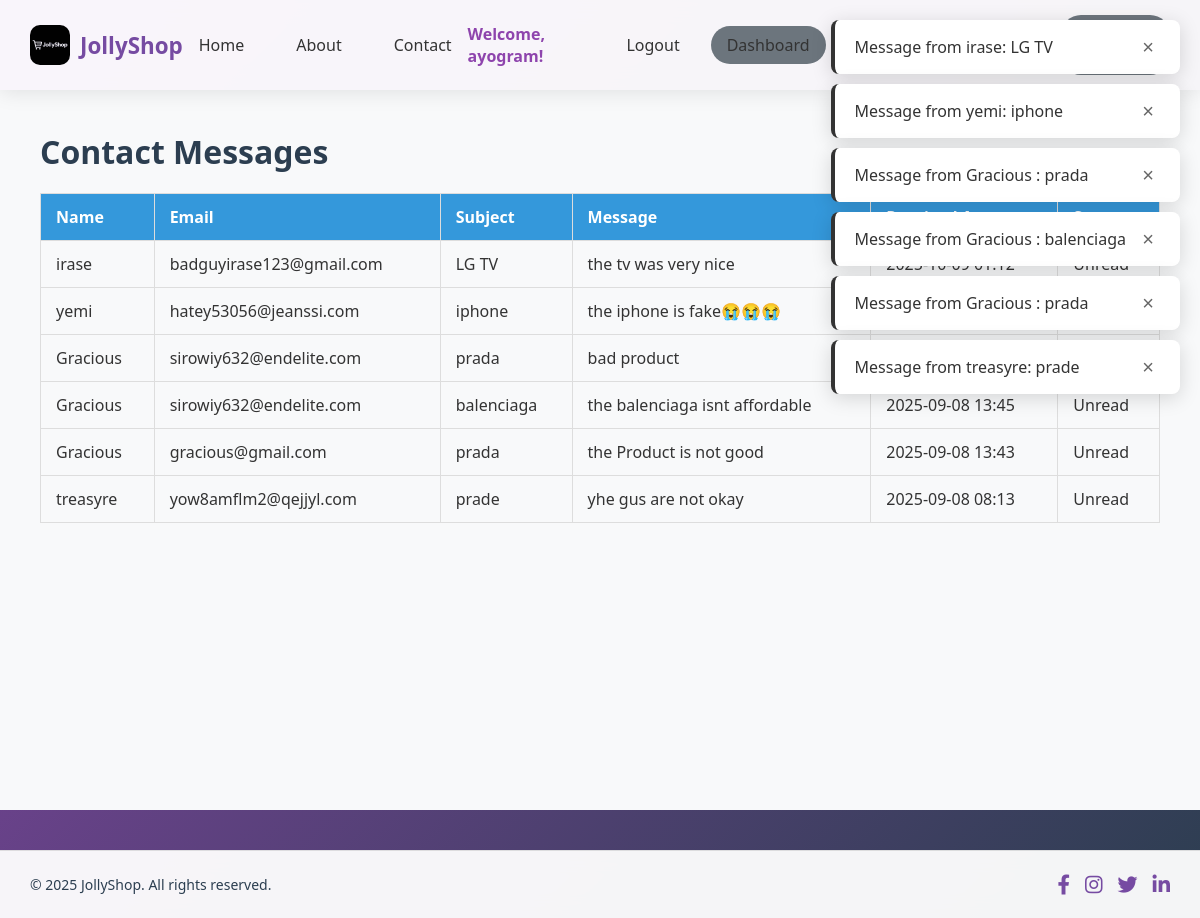
The page /contact-messages/ (signed in) on the database its author committed.
### Mini_catalog/models.py (models this page shows)
class ContactMessage(models.Model):
    name = models.CharField(max_length=100)
    email = models.EmailField()
    subject = models.CharField(max_length=200)
    message = models.TextField()
    created_at = models.DateTimeField(auto_now_add=True)
    is_read = models.BooleanField(default=False)
    def __str__(self):
        return f"Message from {self.name}: {self.subject}"

### Mini_catalog/views.py (the view)
# urls.py: path("contact-messages/", views.contact_messages, name="contact_messages"),
@login_required
@user_passes_test(lambda u: u.is_staff)
def contact_messages(request):
    messages_list = ContactMessage.objects.all().order_by('-created_at')
    return render(request, 'contact_messages.html', {
        'messages': messages_list,
    })

### Mini_catalog/templates/contact_messages.html (shortened to what this page needs)
{% extends 'base.html' %}
{% block content %}
<div class="container">
  <h1>Contact Messages</h1>
  {% if messages %}
    <table class="messages-table">
      <thead>
        <tr>
          <th>Name</th>
          <th>Email</th>
          <th>Subject</th>
          <th>Message</th>
          <th>Received At</th>
          <th>Status</th>
        </tr>
      </thead>
      <tbody>
        {% for msg in messages %}
          <tr>
            <td>{{ msg.name }}</td>
            <td>{{ msg.email }}</td>
            <td>{{ msg.subject }}</td>
            <td>{{ msg.message }}</td>
            <td>{{ msg.created_at|date:"Y-m-d H:i" }}</td>
            <td>{% if msg.is_read %}Read{% else %}Unread{% endif %}</td>
          </tr>
        {% endfor %}
      </tbody>
    </table>
  {% else %}
    <p>No contact messages found.</p>
  {% endif %}
</div>
{% endblock %}

### Mini_catalog/templates/base.html (shortened to what this page needs)
{% load static %}
{% load humanize %}
<!DOCTYPE html>
<html lang="en">
<head>
    <link rel="stylesheet" href="https://cdnjs.cloudflare.com/ajax/libs/font-awesome/6.0.0/css/all.min.css">
</head>
<body>
    <nav class="navbar">
        <div class="logo">
            <img src="{% static 'images/Jollyshop.jpg' %}" alt="JollyShop Logo">
            <span>JollyShop</span>
        </div>
        <div class="nav-links">
            <a href="{% url 'product_list' %}">Home</a>
            <a href="{% url 'about' %}">About</a>
            <a href="{% url 'contact' %}">Contact</a>
        </div>
        <div class="nav-links user-info">
            {% if user.is_authenticated and not user.is_anonymous %}
                <span>Welcome, {{ user.username }}!</span>
                <a href="{% url 'logout' %}" onclick="return confirm('Are you sure you want to logout?')">Logout</a>
                {% if user.is_staff %}
                    <a href="{% url 'admin_dashboard' %}" class="btn btn-secondary">Dashboard</a>
                    <a href="{% url 'order_management' %}" class="btn btn-secondary">Orders</a>
                    <a href="{% url 'contact_messages' %}" class="btn btn-secondary">Messages</a>
                    <a href="/admin/" class="btn btn-secondary">Admin Panel</a>
                {% endif %}
            {% else %}
                <a href="{% url 'login' %}">Login</a>
                <a href="{% url 'register' %}">Register</a>
            {% endif %}
        </div>
    </nav>
    <div class="content">
        <div class="container">
            {% block content %}{% endblock %}
        </div>
    </div>
    <footer class="footer">
        <div class="footer-content">
            <div class="copyright">
                &copy; 2025 JollyShop. All rights reserved.
            </div>
            <div class="social-icons">
                <a href="https://www.facebook.com/share/16A7QfD5Bg/" title="Facebook" target="_blank"><i class="fab fa-facebook-f"></i></a>
                <a href="https://www.instagram.com/ayogram_1?igsh=MTZodTMyY255cHh6aw==" title="Instagram" target="_blank"><i class="fab fa-instagram"></i></a>
                <a href="https://x.com/ayogram_01?t=WucJrnkUXLJx-KQOdCGoXg&s=08" title="Twitter" target="_blank"><i class="fab fa-twitter"></i></a>
                <a href="https://www.linkedin.com/in/waliyi-balogun-8045a930b?utm_source=share&utm_campaign=share_via&utm_content=profile&utm_medium=android_app" title="LinkedIn" target="_blank"><i class="fab fa-linkedin-in"></i></a>
            </div>
        </div>
    </footer>
    {% if messages %}
      <div id="message-popup" class="message-popup">
        {% for message in messages %}
          <div class="message-content {{ message.tags }}">
            <span class="message-text">{{ message }}</span>
            <button class="message-close" onclick="closeMessagePopup()">&times;</button>
          </div>
        {% endfor %}
      </div>
    {% endif %}
</body>
</html>

### Mini_catalog/templates/contact_messages.html (style rules this page uses)
.messages-table { width: 100%; border-collapse: collapse; margin-top: 20px; }
.messages-table th, .messages-table td { border: 1px solid #ddd; padding: 12px 15px; text-align: left; }
.messages-table th { background: #3498db; color: white; }
.messages-table tbody tr:nth-child(even) { background: #f8f9fa; }

### rows shown on the page
ContactMessage: name "irase", email "badguyirase123@gmail.com", subject "LG TV", message "the tv was very nice", name+subject "Message from irase: LG TV"
ContactMessage: name "yemi", email "hatey53056@jeanssi.com", subject "iphone", message "the iphone is fake😭😭😭", name+subject "Message from yemi: iphone"
ContactMessage: name "Gracious", email "sirowiy632@endelite.com", subject "prada", message "bad product", name+subject "Message from Gracious : prada"
ContactMessage: name "Gracious", email "sirowiy632@endelite.com", subject "balenciaga", message "the balenciaga isnt affordable", created_at "2025-09-08 13:45", is_read "Unread", name+subject "Message from Gracious : balenciaga"
ContactMessage: name "Gracious", email "gracious@gmail.com", subject "prada", message "the Product is not good", created_at "2025-09-08 13:43", is_read "Unread", name+subject "Message from Gracious : prada"
ContactMessage: name "treasyre", email "yow8amflm2@qejjyl.com", subject "prade", message "yhe gus are not okay", created_at "2025-09-08 08:13", is_read "Unread", name+subject "Message from treasyre: prade"

### other values the page prints
{{ user.username }} "ayogram"
